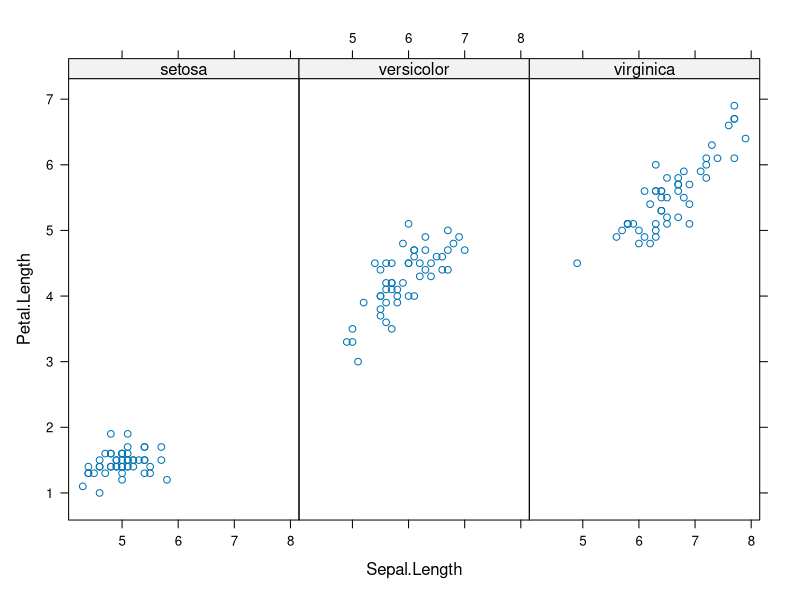
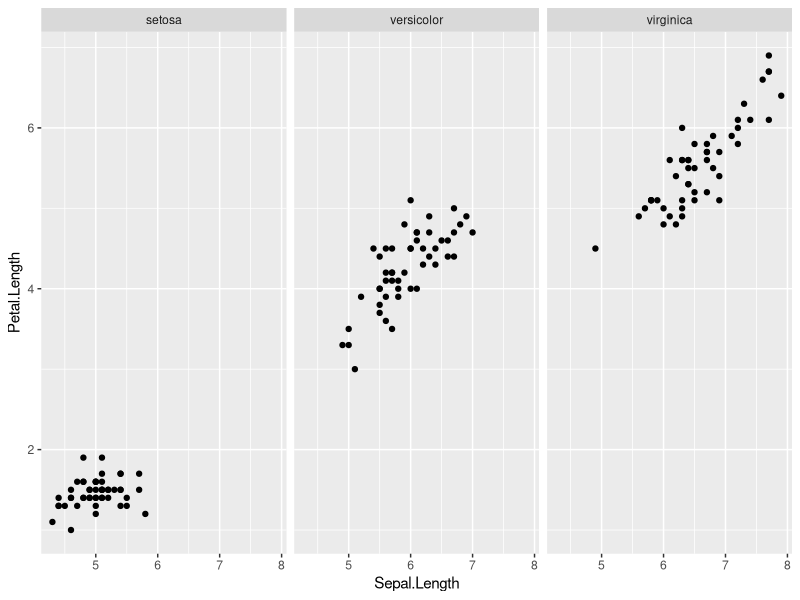
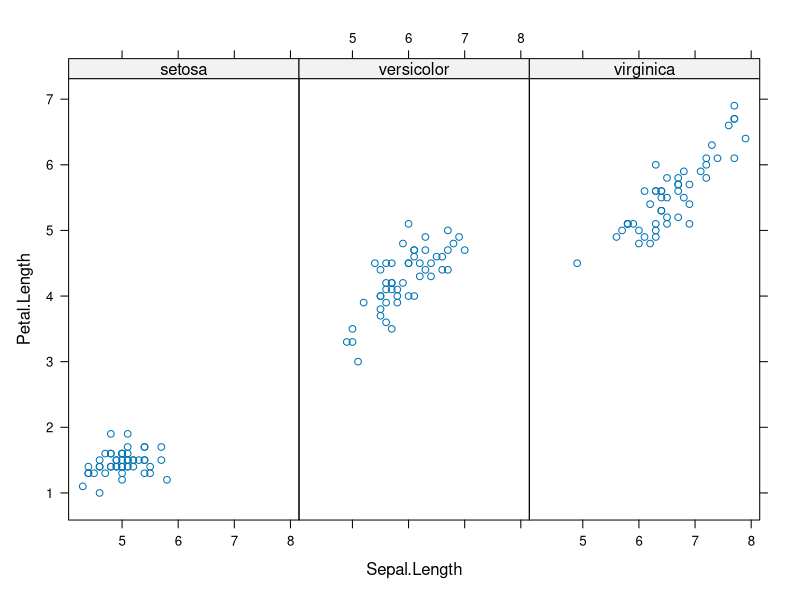
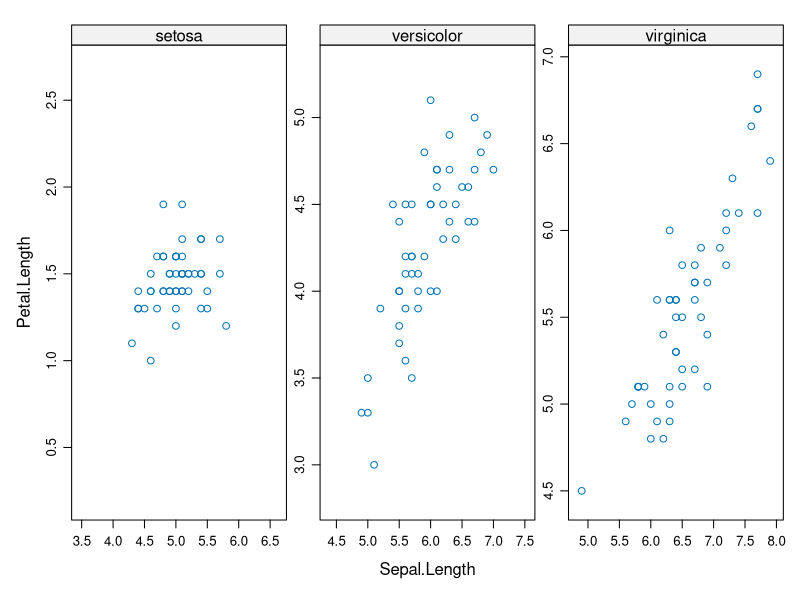
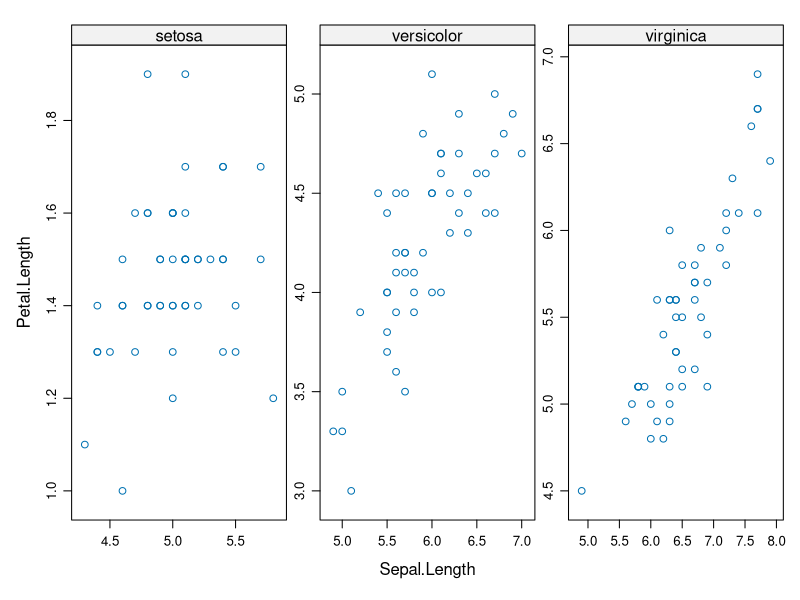
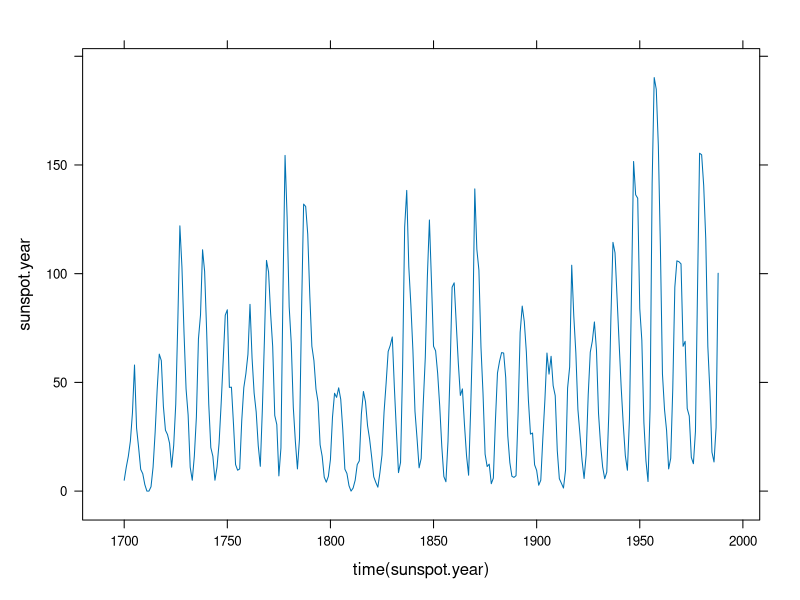
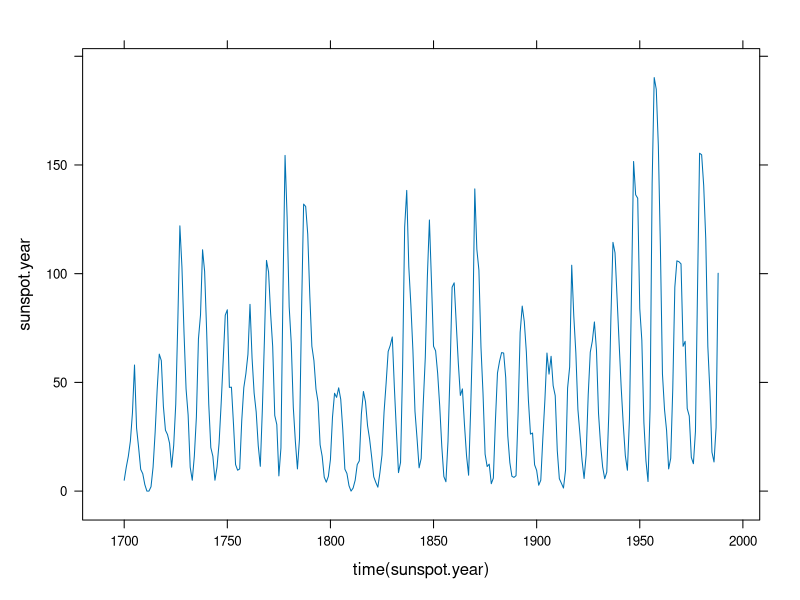

Reproduce these figures in R, in order.
## ---- chunk 1
library(lattice)
xyplot(Petal.Length ~ Sepal.Length | Species, 
   data = iris, layout = c(3, 1))
## ---- chunk 2
library(ggplot2)
p <- qplot(Sepal.Length, Petal.Length, data = iris)
p + facet_wrap(~ Species, ncol = 3)
## ---- chunk 3
xyplot(Petal.Length ~ Sepal.Length | Species, 
   data = iris, layout = c(3, 1))
## ---- chunk 4
xyplot(Petal.Length ~ Sepal.Length | Species, 
   data = iris, layout = c(3, 1),
   scales = list(relation = "sliced"))
## ---- chunk 5
xyplot(Petal.Length ~ Sepal.Length | Species, 
   data = iris, layout = c(3, 1),
   scales = list(relation = "free"))
## ---- chunk 6
xyplot(sunspot.year ~ time(sunspot.year), type = "l")
## ---- chunk 7
xyplot(sunspot.year ~ time(sunspot.year), type = "l")
